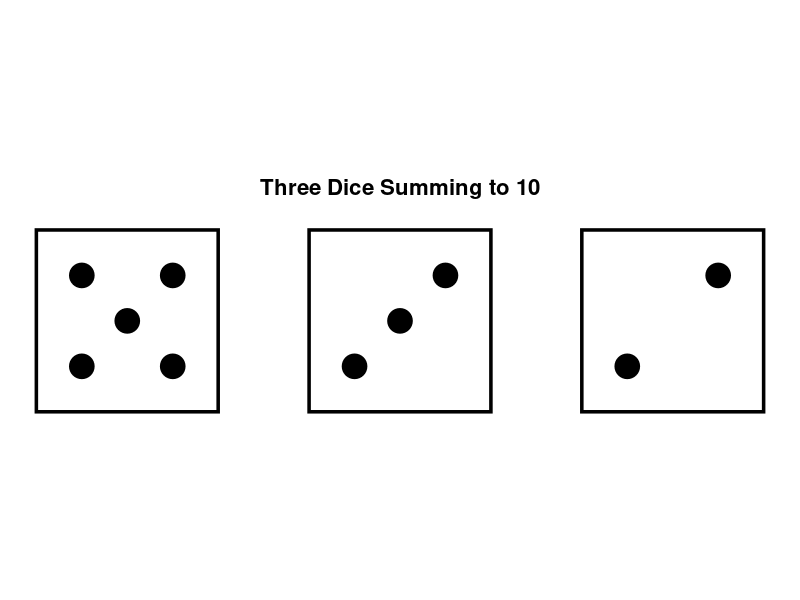
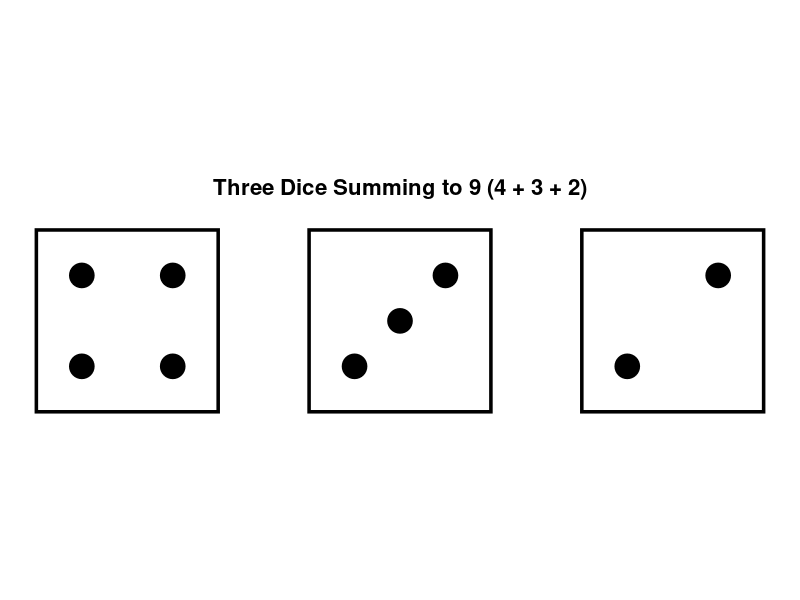
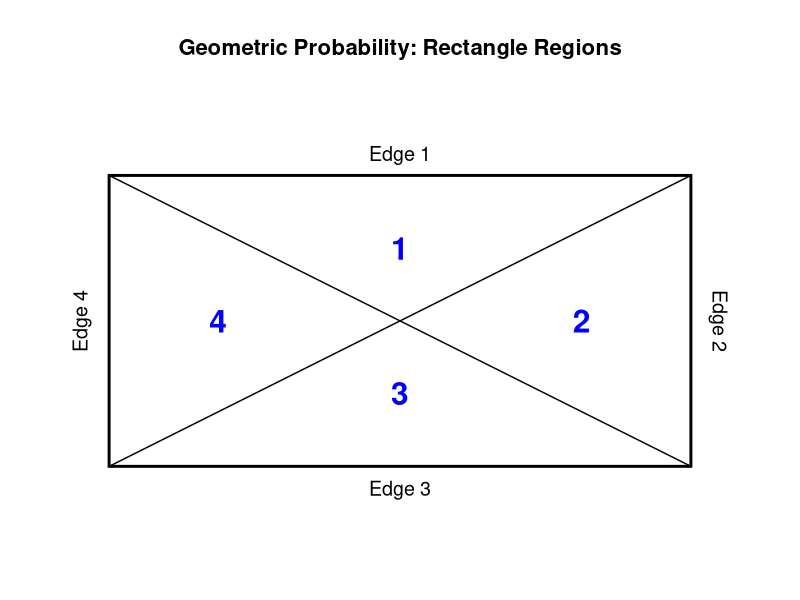
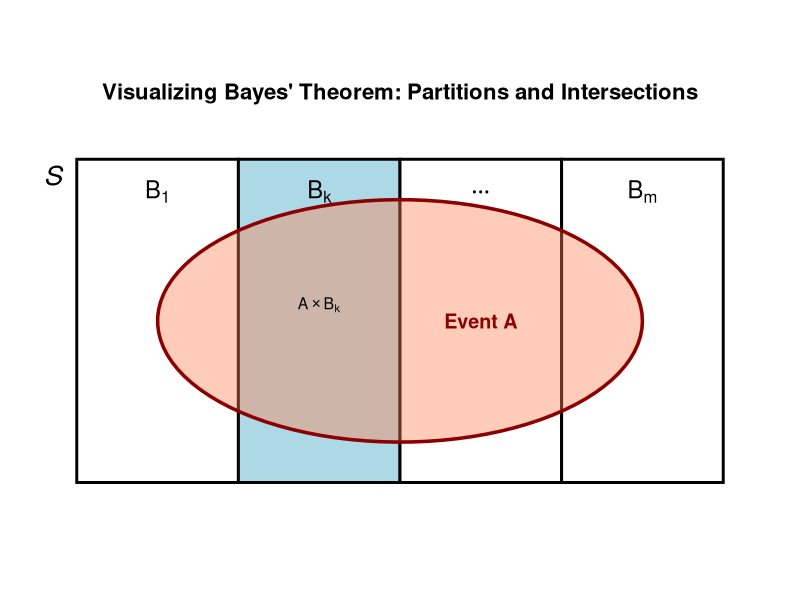
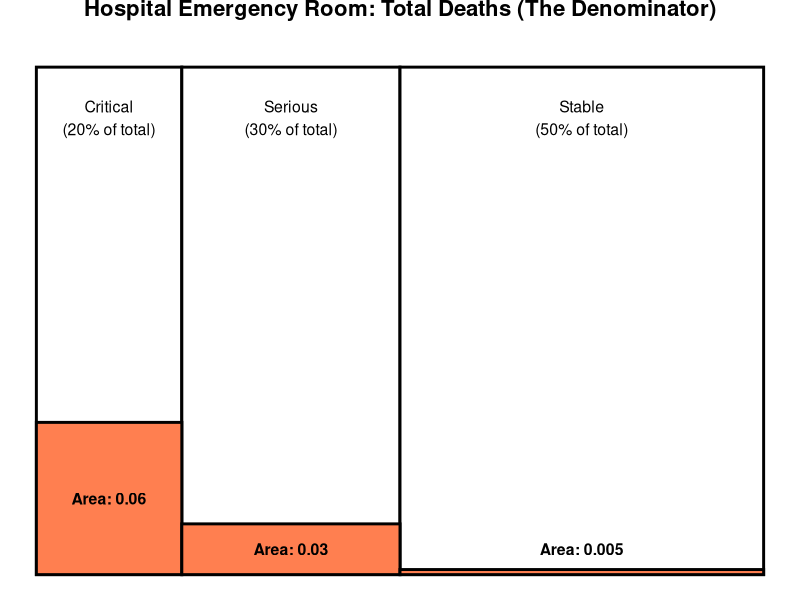

The R source for these figures, in order:
## ---- chunk 1
# Load the required library
library(ggplot2)

# Coordinates for the 3 dice boxes
boxes <- data.frame(
  xmin = c(0.5, 2.0, 3.5),
  xmax = c(1.5, 3.0, 4.5),
  ymin = c(0.5, 0.5, 0.5),
  ymax = c(1.5, 1.5, 1.5)
)

# Coordinates for the dots (pips) on each die
pips <- data.frame(
  x = c(
    1.0, 0.75, 1.25, 0.75, 1.25,  # Die 1: Value 5
    2.5, 2.25, 2.75,              # Die 2: Value 3
    3.75, 4.25                    # Die 3: Value 2
  ),
  y = c(
    1.0, 0.75, 1.25, 1.25, 0.75,  # Die 1: Value 5
    1.0, 0.75, 1.25,              # Die 2: Value 3
    0.75, 1.25                    # Die 3: Value 2
  )
)

# Plot the dice
ggplot() +
  # Draw the white dice bodies with black borders
  geom_rect(data = boxes, aes(xmin = xmin, xmax = xmax, ymin = ymin, ymax = ymax),
            fill = "white", color = "black", linewidth = 1.2) +
  # Draw the black dots
  geom_point(data = pips, aes(x = x, y = y), size = 8, color = "black") +
  # Keep the aspect ratio perfectly square so the dice don't stretch
  coord_fixed(ratio = 1) +
  # Remove all axes, grids, and background colors
  theme_void() +
  # Add the title
  ggtitle("Three Dice Summing to 10") +
  theme(plot.title = element_text(hjust = 0.5, size = 16, face = "bold", margin = margin(b = 15)))
## ---- chunk 2
# Load the required library
library(ggplot2)

# Coordinates for the 3 dice boxes (kept exactly the same)
boxes <- data.frame(
  xmin = c(0.5, 2.0, 3.5),
  xmax = c(1.5, 3.0, 4.5),
  ymin = c(0.5, 0.5, 0.5),
  ymax = c(1.5, 1.5, 1.5)
)

# Coordinates for the dots (pips) on each die
pips <- data.frame(
  x = c(
    # Die 1: Value 4 (Four corners)
    0.75, 1.25, 0.75, 1.25,  
    # Die 2: Value 3 (Diagonal)
    2.5, 2.25, 2.75,              
    # Die 3: Value 2 (Diagonal)
    3.75, 4.25                    
  ),
  y = c(
    # Die 1: Value 4 (Four corners)
    1.25, 1.25, 0.75, 0.75,  
    # Die 2: Value 3 (Diagonal)
    1.0, 0.75, 1.25,              
    # Die 3: Value 2 (Diagonal)
    0.75, 1.25                    
  )
)

# Plot the dice
ggplot() +
  # Draw the white dice bodies with black borders
  geom_rect(data = boxes, aes(xmin = xmin, xmax = xmax, ymin = ymin, ymax = ymax),
            fill = "white", color = "black", linewidth = 1.2) +
  # Draw the black dots
  geom_point(data = pips, aes(x = x, y = y), size = 8, color = "black") +
  # Keep the aspect ratio perfectly square so the dice don't stretch
  coord_fixed(ratio = 1) +
  # Remove all axes, grids, and background colors
  theme_void() +
  # Add the title
  ggtitle("Three Dice Summing to 9 (4 + 3 + 2)") +
  theme(plot.title = element_text(hjust = 0.5, size = 16, face = "bold", margin = margin(b = 15)))
## ---- chunk 3
# Load the required library
library(ggplot2)

ggplot() +
  # Draw the outer rectangle (Length = 8, Width = 4)
  geom_rect(aes(xmin = 0, xmax = 8, ymin = 0, ymax = 4), 
            fill = "white", color = "black", linewidth = 1) +
  
  # Draw the two diagonal lines connecting the corners
  geom_segment(aes(x = 0, y = 4, xend = 8, yend = 0), color = "black", linewidth = 0.5) +
  geom_segment(aes(x = 0, y = 0, xend = 8, yend = 4), color = "black", linewidth = 0.5) +
  
  # Add the Region numbers inside the triangles
  geom_text(aes(x = 4, y = 3, label = "1"), size = 8, fontface = "bold", color = "blue") +
  geom_text(aes(x = 6.5, y = 2, label = "2"), size = 8, fontface = "bold", color = "blue") +
  geom_text(aes(x = 4, y = 1, label = "3"), size = 8, fontface = "bold", color = "blue") +
  geom_text(aes(x = 1.5, y = 2, label = "4"), size = 8, fontface = "bold", color = "blue") +
  
  # Add the Edge labels on the outside perimeter
  geom_text(aes(x = 4, y = 4.3, label = "Edge 1"), size = 5) +
  geom_text(aes(x = 8.4, y = 2, label = "Edge 2"), size = 5, angle = 270) +
  geom_text(aes(x = 4, y = -0.3, label = "Edge 3"), size = 5) +
  geom_text(aes(x = -0.4, y = 2, label = "Edge 4"), size = 5, angle = 90) +
  
  # Keep the aspect ratio exactly 1:1 so the 8x4 dimensions are visually accurate
  coord_fixed(ratio = 1, xlim = c(-1, 9), ylim = c(-1, 5)) +
  
  # Remove the axes and background grid
  theme_void() +
  
  # Add a title
  ggtitle("Geometric Probability: Rectangle Regions") +
  theme(plot.title = element_text(hjust = 0.5, size = 16, face = "bold", margin = margin(b = 15)))
## ---- chunk 4
# Load the library
library(DiagrammeR)

# Create the tree diagram using Graphviz syntax
grViz("
digraph probability_tree {
  
  # Set graph orientation to Left-to-Right
  graph [rankdir = LR]
  
  # Define node aesthetics
  node [shape = circle, fontname = Helvetica, style = filled, fillcolor = lightblue]
  
  # Define the nodes
  Start [label = 'Start', fillcolor = lightgrey]
  A [label = 'Event A']
  B [label = 'Event B']
  C1 [label = 'Outcome C']
  D1 [label = 'Outcome D']
  C2 [label = 'Outcome C']
  D2 [label = 'Outcome D']
  
  # Define the edges (branches) and their probability labels
  Start -> A [label = ' P(A)']
  Start -> B [label = ' P(B)']
  
  A -> C1 [label = ' P(C|A)']
  A -> D1 [label = ' P(D|A)']
  
  B -> C2 [label = ' P(C|B)']
  B -> D2 [label = ' P(D|B)']
}
")
## ---- chunk 5
library(DiagrammeR)

grViz("
digraph probability_tree {
  graph [rankdir = LR] // Left to Right layout
  
  // Define node styles
  node [shape = plaintext, fontname = Helvetica, fontsize = 14]
  edge [fontname = Helvetica, fontsize = 12, color = dimgrey]
  
  // Define the nodes
  Start [label = 'Start\n(8 chips)']
  R1 [label = 'Red']
  B1 [label = 'Blue']
  R2a [label = 'Red']
  B2a [label = 'Blue']
  R2b [label = 'Red']
  B2b [label = 'Blue']
  
  // Define the edges and probabilities
  Start -> R1 
  Start -> B1 
  
  R1 -> R2a
  R1 -> B2a  // This is the path C1 -> C2
  
  B1 -> R2b 
  B1 -> B2b 
}
")
## ---- chunk 6
# Load the required library
library(ggplot2)

# Generate coordinates for an ellipse to represent Event A
t <- seq(0, 2 * pi, length.out = 100)
ellipse_data <- data.frame(
  x = 4 + 3 * cos(t),
  y = 2 + 1.5 * sin(t)
)

# Define the coordinates for the partitions (B1, B2, B3, Bm)
partitions <- data.frame(
  xmin = c(0, 2, 4, 6),
  xmax = c(2, 4, 6, 8),
  ymin = c(0, 0, 0, 0),
  ymax = c(4, 4, 4, 4),
  # We highlight the target partition Bk in light blue
  fill_color = c("white", "lightblue", "white", "white") 
)

ggplot() +
  # 1. Draw the partitions of Sample Space S
  geom_rect(data = partitions, aes(xmin = xmin, xmax = xmax, ymin = ymin, ymax = ymax),
            fill = partitions$fill_color, color = "black", linewidth = 1) +
  
  # 2. Draw Event A overlapping the partitions
  geom_polygon(data = ellipse_data, aes(x = x, y = y), 
               fill = "coral", alpha = 0.4, color = "darkred", linewidth = 1.2) +
  
  # 3. Add Labels for the partitions
  geom_text(aes(x = 1, y = 3.6, label = "B[1]"), parse = TRUE, size = 6) +
  geom_text(aes(x = 3, y = 3.6, label = "B[k]"), parse = TRUE, size = 6, fontface = "bold") +
  geom_text(aes(x = 5, y = 3.6, label = "..."), parse = TRUE, size = 6) +
  geom_text(aes(x = 7, y = 3.6, label = "B[m]"), parse = TRUE, size = 6) +
  
  # 4. Add Label for the entire Sample Space S
  geom_text(aes(x = -0.3, y = 3.8, label = "S"), size = 7, fontface = "italic") +
  
  # 5. Add Labels for Event A and the specific intersection
  geom_text(aes(x = 5, y = 2), label = "Event A", size = 5, color = "darkred", fontface = "bold") +
  geom_text(aes(x = 3, y = 2.2, label = "A %*% B[k]"), parse = TRUE, size = 4, fontface = "bold") +
  
  # Clean up the theme
  theme_void() +
  coord_fixed(ratio = 1, xlim = c(-0.5, 8.5), ylim = c(-0.2, 4.2)) +
  
  # Add Title
  ggtitle("Visualizing Bayes' Theorem: Partitions and Intersections") +
  theme(plot.title = element_text(hjust = 0.5, size = 16, face = "bold", margin = margin(b = 15)))
## ---- chunk 7
library(ggplot2)

# Define the coordinates for the patient categories (Width = percentage of patients)
patients <- data.frame(
  State = c("Critical", "Serious", "Stable"),
  xmin = c(0, 0.20, 0.50),
  xmax = c(0.20, 0.50, 1.00),
  ymin = c(0, 0, 0),
  ymax = c(1, 1, 1)
)

# Define the coordinates for the deaths (Height = death rate per category)
deaths <- data.frame(
  State = c("Critical", "Serious", "Stable"),
  xmin = c(0, 0.20, 0.50),
  xmax = c(0.20, 0.50, 1.00),
  ymin = c(0, 0, 0),
  ymax = c(0.30, 0.10, 0.01)
)

ggplot() +
  # Draw the total hospital population partitions (S)
  geom_rect(data = patients, aes(xmin = xmin, xmax = xmax, ymin = ymin, ymax = ymax), 
            fill = "white", color = "black", linewidth = 1) +
  
  # Draw the death rates (Event A)
  geom_rect(data = deaths, aes(xmin = xmin, xmax = xmax, ymin = ymin, ymax = ymax), 
            fill = "coral", color = "black", linewidth = 1) +
  
  # Column labels (Partition sizes)
  geom_text(aes(x = 0.10, y = 0.9, label = "Critical\n(20% of total)"), size = 4) +
  geom_text(aes(x = 0.35, y = 0.9, label = "Serious\n(30% of total)"), size = 4) +
  geom_text(aes(x = 0.75, y = 0.9, label = "Stable\n(50% of total)"), size = 4) +
  
  # Area labels (Intersection sizes)
  geom_text(aes(x = 0.10, y = 0.15, label = "Area: 0.06"), size = 4, fontface = "bold") +
  geom_text(aes(x = 0.35, y = 0.05, label = "Area: 0.03"), size = 4, fontface = "bold") +
  # Stable death area is very thin, so label goes just above it
  geom_text(aes(x = 0.75, y = 0.05, label = "Area: 0.005"), size = 4, fontface = "bold") +
  
  theme_void() +
  ggtitle("Hospital Emergency Room: Total Deaths (The Denominator)") +
  theme(plot.title = element_text(hjust = 0.5, size = 16, face = "bold", margin = margin(b = 15)))
